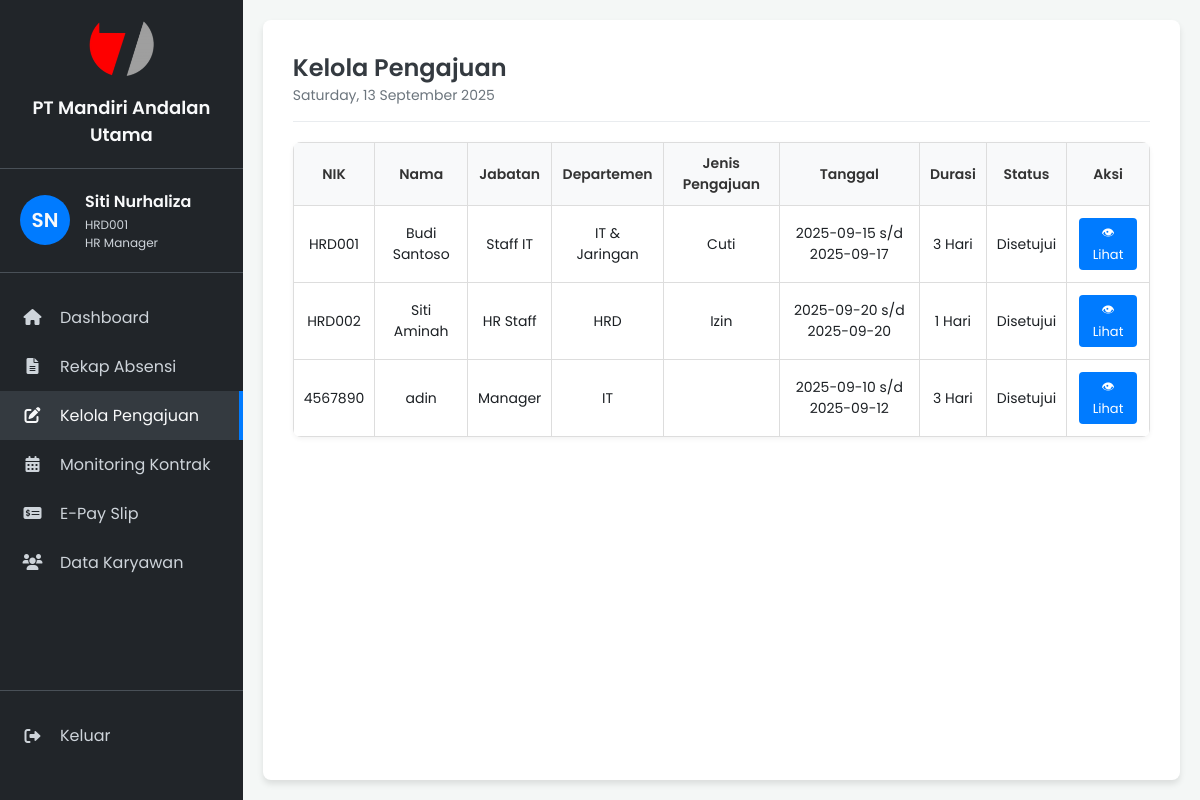
Page /pengajuan/kelola_pengajuan.php on the committed database.
### tables this page shows
CREATE TABLE `pengajuan` (
  `id_pengajuan` int(11) NOT NULL,
  `nik_karyawan` varchar(20) NOT NULL,
  `jenis_pengajuan` enum('Cuti','Izin','Lembur') NOT NULL,
  `tanggal_mulai` date NOT NULL,
  `tanggal_selesai` date NOT NULL,
  `durasi` int(11) NOT NULL,
  `alasan` text,
  `lampiran` varchar(255) DEFAULT NULL,
  `status` enum('Menunggu','Disetujui','Ditolak') DEFAULT 'Menunggu',
  `tanggal_pengajuan` timestamp NOT NULL DEFAULT CURRENT_TIMESTAMP
);

CREATE TABLE `karyawan` (
  `nik_ktp` varchar(16) NOT NULL COMMENT 'NIK dari KTP, sebagai primary key',
  `nama_lengkap` varchar(100) NOT NULL,
  `jenis_kelamin` enum('Laki-laki','Perempuan') NOT NULL,
  `tempat_lahir` varchar(50) DEFAULT NULL,
  `tanggal_lahir` date NOT NULL,
  `alamat` text,
  `no_hp_wa` varchar(20) NOT NULL,
  `status_pernikahan` enum('Lajang','Menikah','Cerai') NOT NULL,
  `agama` varchar(20) NOT NULL,
  `foto_path` varchar(255) DEFAULT NULL COMMENT 'Path atau URL ke file foto',
  `serumah_nama` varchar(100) DEFAULT NULL,
  `serumah_no_hp` varchar(20) DEFAULT NULL,
  `serumah_alamat` text,
  `serumah_hubungan` varchar(50) DEFAULT NULL,
  `tidaksesumah_nama` varchar(100) DEFAULT NULL,
  `tidaksesumah_no_hp` varchar(20) DEFAULT NULL,
  `tidaksesumah_alamat` text,
  `tidaksesumah_hubungan` varchar(50) DEFAULT NULL,
  `nik_karyawan` varchar(20) NOT NULL COMMENT 'Nomor Induk Karyawan perusahaan',
  `tanggal_masuk` date NOT NULL,
  `departemen` varchar(50) NOT NULL,
  `jabatan` varchar(50) NOT NULL,
  `status_kerja` enum('Kontrak','Tetap','Magang','Outsourcing') NOT NULL,
  `lokasi_kerja` varchar(100) NOT NULL,
  `npwp` varchar(30) DEFAULT NULL,
  `bpjs_kesehatan` varchar(30) DEFAULT NULL,
  `bpjs_ketenagakerjaan` varchar(30) DEFAULT NULL,
  `rekening` varchar(50) DEFAULT NULL,
  `nama_bank` varchar(50) DEFAULT NULL,
  `email` varchar(100) NOT NULL,
  `password_hash` varchar(255) NOT NULL COMMENT 'Password yang di-hash',
  `role` enum('Karyawan','HRD','Manager') NOT NULL,
  `created_at` timestamp NOT NULL DEFAULT CURRENT_TIMESTAMP,
  `tanggal_akhir_kontrak` date DEFAULT NULL
);

### pengajuan/kelola_pengajuan.php (the view, shortened to what this page needs)
<?php
$servername = "localhost";
$username = "root";
$password = "";
$dbname = "hrd_system";
$conn = new mysqli($servername, $username, $password, $dbname);
$sql = "SELECT p.id_pengajuan, p.jenis_pengajuan, p.tanggal_mulai, p.tanggal_selesai,
               p.durasi, p.alasan, p.status, p.tanggal_pengajuan,
               k.nik_karyawan, k.nama_lengkap, k.jabatan, k.departemen
        FROM pengajuan p
        INNER JOIN karyawan k ON p.nik_karyawan = k.nik_karyawan
        ORDER BY p.tanggal_pengajuan DESC";
$result = $conn->query($sql);
?>
<!DOCTYPE html>
<html lang="id">
<head>
    <link rel="stylesheet" href="../style.css">
    <link rel="stylesheet" href="https://cdnjs.cloudflare.com/ajax/libs/font-awesome/6.0.0-beta3/css/all.min.css">
</head>
<body>
    <div class="container">
        <aside class="sidebar">
            <div class="company-brand">
                <img src="../image/manu.png" alt="Logo PT Mandiri Andalan Utama" class="company-logo">
                <p class="company-name">PT Mandiri Andalan Utama</p>
            </div>
            <div class="user-info">
                <div class="user-avatar">SN</div>
                <div class="user-details">
                    <p class="user-name">Siti Nurhaliza</p>
                    <p class="user-id">HRD001</p>
                    <p class="user-role">HR Manager</p>
                </div>
            </div>
            <nav class="sidebar-nav">
                <ul>
                    <li><a href="../index.php"><i class="fas fa-home"></i> Dashboard</a></li>
                    <li><a href="#"><i class="fas fa-file-alt"></i> Rekap Absensi</a></li>
                    <li class="active"><a href="#"><i class="fas fa-edit"></i> Kelola Pengajuan</a></li>
                    <li><a href="#"><i class="fas fa-calendar-alt"></i> Monitoring Kontrak</a></li>
                    <li><a href="../payslip/e_payslip_hrd.php"><i class="fas fa-money-check-alt"></i> E-Pay Slip</a>
                    </li>
                    <li><a href="../data_karyawan/data_karyawan.php"><i class="fas fa-users"></i> Data Karyawan</a></li>
                </ul>
            </nav>
            <div class="logout-link">
                <a href="#"><i class="fas fa-sign-out-alt"></i> Keluar</a>
            </div>
        </aside>
        <main class="main-content">
            <header class="main-header">
                <h1>Kelola Pengajuan</h1>
                <p class="current-date"><?php echo date("l, d F Y"); ?></p>
            </header>
            <section class="content">
                <table>
                    <tr>
                        <th>NIK</th>
                        <th>Nama</th>
                        <th>Jabatan</th>
                        <th>Departemen</th>
                        <th>Jenis Pengajuan</th>
                        <th>Tanggal</th>
                        <th>Durasi</th>
                        <th>Status</th>
                        <th>Aksi</th>
                    </tr>
                    <?php
                    if ($result->num_rows > 0) {
                        while ($row = $result->fetch_assoc()) {
                            ?>
                            <tr>
                                <td><?= $row['nik_karyawan'] ?></td>
                                <td><?= $row['nama_lengkap'] ?></td>
                                <td><?= $row['jabatan'] ?></td>
                                <td><?= $row['departemen'] ?></td>
                                <td><?= $row['jenis_pengajuan'] ?></td>
                                <td><?= $row['tanggal_mulai'] ?> s/d <?= $row['tanggal_selesai'] ?></td>
                                <td><?= $row['durasi'] ?> Hari</td>
                                <td><?= $row['status'] ?></td>
                                <td>
                                    <a href='detail_pengajuan.php?id=<?= $row['id_pengajuan'] ?>' class='btn btn-view'>👁
                                        Lihat</a>
                                </td>
                            </tr>
                            <?php
                        }
                    } else {
                        echo "<tr><td colspan='9'>Belum ada pengajuan</td></tr>";
                    }
                    ?>
                </table>
            </section>
        </main>
    </div>
</body>
</html>

### style.css (style rules this page uses)
:root { --primary-color: #007bff; --dark-bg: #212529; --darker-bg: #1c2024; --text-color: #f8f9fa; --light-text-color: #ced4da; --active-bg: #343a40; --border-color: #495057; }
* { margin: 0; padding: 0; box-sizing: border-box; }
body { font-family: 'Poppins', sans-serif; background-color: #f4f7f6; color: var(--darker-bg); }
.container { display: flex; height: 100vh; }
.sidebar { width: 280px; background-color: var(--dark-bg); color: var(--text-color); display: flex; flex-direction: column; padding: 20px 0; }
.company-brand { padding: 0 20px 20px; text-align: center; border-bottom: 1px solid var(--border-color); margin-bottom: 20px; }
.company-logo { max-width: 70px; height: auto; margin-bottom: 10px; }
.company-name { font-size: 18px; font-weight: 600; color: var(--text-color); margin: 0; }
.user-info { display: flex; align-items: center; padding: 0 20px 20px; border-bottom: 1px solid var(--border-color); margin-bottom: 20px; }
.user-avatar { width: 50px; height: 50px; background-color: var(--primary-color); border-radius: 50%; display: flex; justify-content: center; align-items: center; font-size: 20px; font-weight: 600; margin-right: 15px; }
.user-details .user-name { font-size: 16px; font-weight: 600; margin-bottom: 2px; }
.user-details .user-id, .user-details .user-role { font-size: 12px; color: var(--light-text-color); margin: 0; }
.sidebar-nav ul { list-style: none; }
.sidebar-nav li a { display: flex; align-items: center; padding: 12px 20px; color: var(--light-text-color); text-decoration: none; transition: background-color 0.2s, color 0.2s; }
.sidebar-nav li a:hover, .sidebar-nav li.active a { background-color: var(--active-bg); color: var(--text-color); }
.sidebar-nav li.active a { border-right: 4px solid var(--primary-color); }
.sidebar-nav li a i { width: 25px; text-align: center; margin-right: 15px; }
.logout-link { margin-top: auto; padding: 20px 0; border-top: 1px solid var(--border-color); }
.logout-link a { display: flex; align-items: center; padding: 12px 20px; color: var(--light-text-color); text-decoration: none; transition: background-color 0.2s, color 0.2s; }
.logout-link a i { width: 25px; text-align: center; margin-right: 15px; }
.main-content { flex-grow: 1; padding: 30px; background-color: #fff; border-radius: 8px; box-shadow: 0 4px 6px rgba(0, 0, 0, 0.1); margin: 20px; overflow: auto; }
.main-header { margin-bottom: 20px; padding-bottom: 15px; border-bottom: 1px solid #e9ecef; }
.main-header h1 { font-size: 24px; font-weight: 600; color: #343a40; }
.main-header .current-date { font-size: 14px; color: #6c757d; }
table { width: 100%; border-collapse: collapse; background-color: #fff; border-radius: 8px; overflow: hidden; box-shadow: 0 2px 5px rgba(0, 0, 0, 0.05); }
th, td { padding: 12px 15px; text-align: left; border-bottom: 1px solid #ddd; font-size: 14px; }
th { font-weight: 600; color: #333; }

### pengajuan/kelola_pengajuan.php (style rules this page uses)
table { width: 100%; border-collapse: collapse; margin-top: 15px; }
th, td { padding: 10px; border: 1px solid #ddd; text-align: center; }
th { background: #f8f9fa; }
.btn { padding: 5px 10px; border-radius: 4px; text-decoration: none; font-size: 13px; margin: 2px; display: inline-block; }
.btn-view { background: #007bff; color: #fff; }

### rows in the picture
pengajuan: karyawan.nik_karyawan "HRD001", karyawan.nama_lengkap "Budi Santoso", karyawan.jabatan "Staff IT", karyawan.departemen "IT & Jaringan", jenis_pengajuan "Cuti", tanggal_mulai "2025-09-15", tanggal_selesai "2025-09-17", durasi "3", status "Disetujui"
pengajuan: karyawan.nik_karyawan "HRD002", karyawan.nama_lengkap "Siti Aminah", karyawan.jabatan "HR Staff", karyawan.departemen "HRD", jenis_pengajuan "Izin", tanggal_mulai "2025-09-20", tanggal_selesai "2025-09-20", durasi "1", status "Disetujui"
pengajuan: karyawan.nik_karyawan "4567890", karyawan.nama_lengkap "adin", karyawan.jabatan "Manager", karyawan.departemen "IT", tanggal_mulai "2025-09-10", tanggal_selesai "2025-09-12", durasi "3", status "Disetujui"
